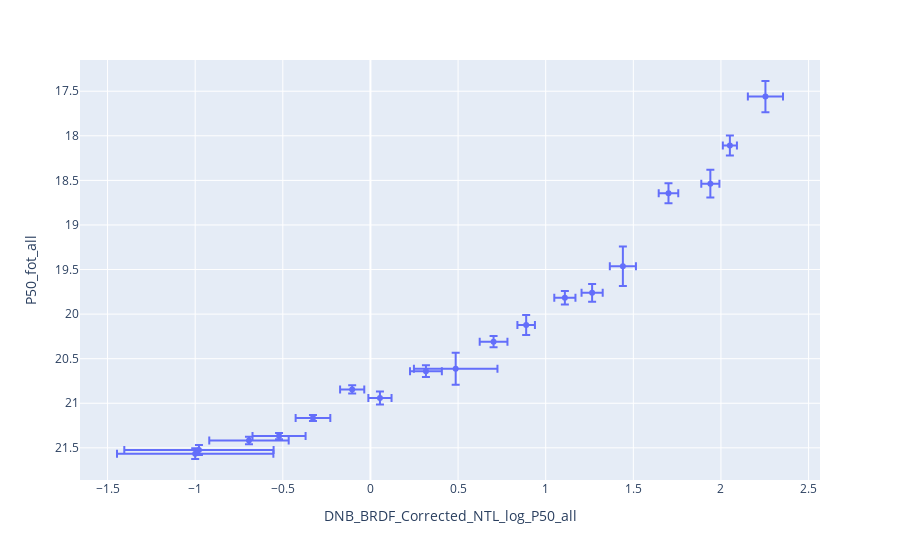

Source (notebook cell):
### Code cell
Grafico_intervalos('all')

### Figure 1 — Plotly figure (JSON) as saved in the notebook; plotly's stock layout.template omitted (floating-point values rounded to 4 significant figures)
{"data": [{"error_x": {"array": [null, null, null, null, 0.4461, 0.426, 0.2266, 0.1514, 0.09893, 0.06899, 0.06613, 0.09085, 0.2383, 0.07918, 0.05, 0.06036, 0.06039, 0.07448, 0.05581, 0.0517, 0.04024, 0.1002, null, null, null]}, "error_y": {"array": [null, null, null, null, 0.05965, 0.05533, 0.04177, 0.03439, 0.03373, 0.04597, 0.07394, 0.06575, 0.1799, 0.06329, 0.1121, 0.07512, 0.09886, 0.2221, 0.1122, 0.1566, 0.1124, 0.1746, null, null, null]}, "hovertemplate": "DNB_BRDF_Corrected_NTL_log_P50_all=%{x}<br>P50_fot_all=%{y}<extra></extra>", "legendgroup": "", "marker": {"color": "#636efa", "symbol": "circle"}, "mode": "markers", "name": "", "orientation": "v", "showlegend": false, "type": "scatter", "x": [null, null, null, null, -1, -0.9785, -0.6931, -0.5215, -0.3279, -0.1042, 0.05428, 0.3167, 0.4864, 0.7026, 0.8886, 1.109, 1.265, 1.44, 1.701, 1.94, 2.051, 2.254, null, null, null], "xaxis": "x", "y": [null, null, null, null, 21.57, 21.52, 21.42, 21.37, 21.17, 20.85, 20.94, 20.64, 20.61, 20.31, 20.12, 19.82, 19.76, 19.46, 18.65, 18.54, 18.11, 17.56, null, null, null], "yaxis": "y"}], "layout": {"legend": {"tracegroupgap": 0}, "margin": {"t": 60}, "xaxis": {"anchor": "y", "domain": [0, 1], "title": {"text": "DNB_BRDF_Corrected_NTL_log_P50_all"}}, "yaxis": {"anchor": "x", "autorange": "reversed", "domain": [0, 1], "title": {"text": "P50_fot_all"}}}}
